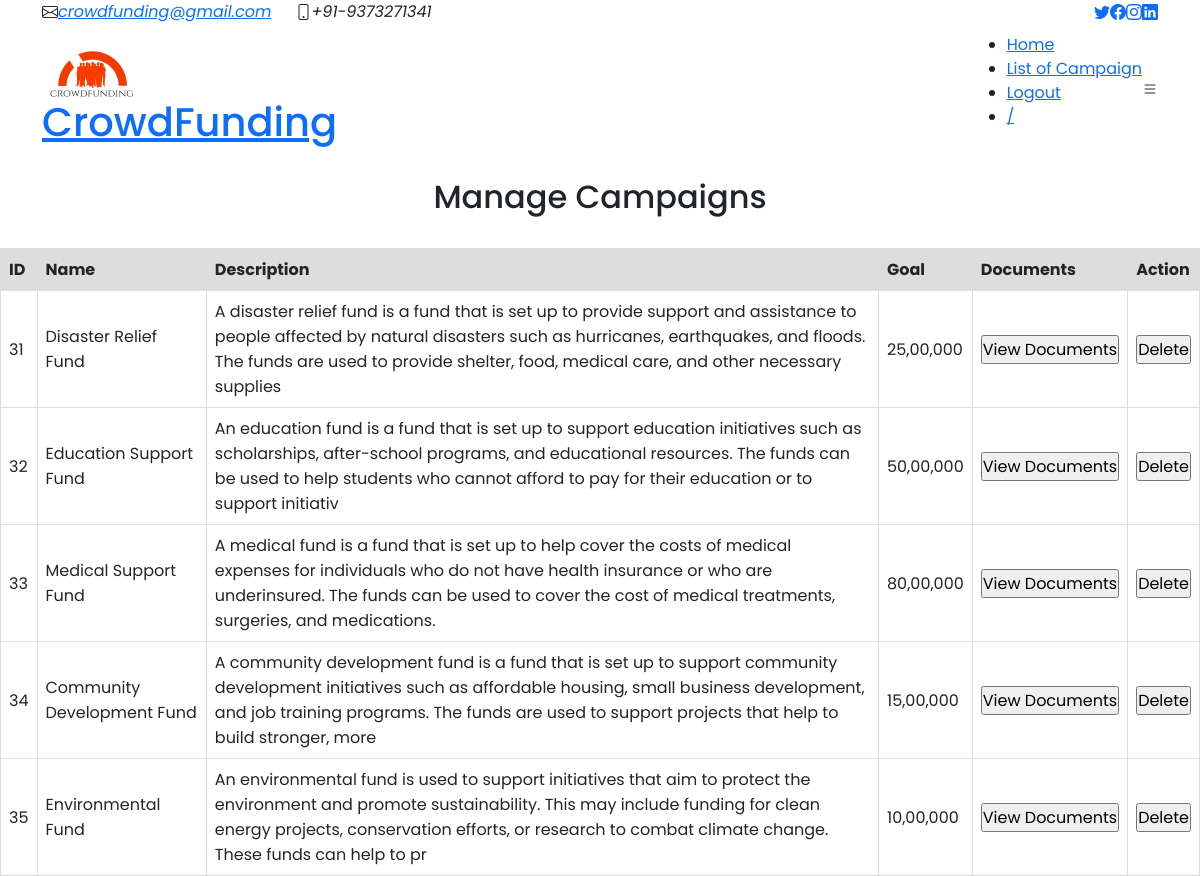
The app's page /manage_campaigns.php with its own data.
### tables this page shows
CREATE TABLE `campaigns` (
  `id` int(11) NOT NULL,
  `name` varchar(50) NOT NULL,
  `start_date` datetime NOT NULL DEFAULT current_timestamp(),
  `description` varchar(255) NOT NULL,
  `goal` varchar(255) NOT NULL,
  `picture` varchar(255) NOT NULL,
  `City` text NOT NULL,
  `States` text NOT NULL,
  `ZIP` int(11) NOT NULL,
  `Documents` varchar(250) NOT NULL
);

### manage_campaigns.php (the view, shortened to what this page needs)
<html>
<head>
  <head>
  <link href="assets/vendor/animate.css/animate.min.css" rel="stylesheet">
  <link href="assets/vendor/aos/aos.css" rel="stylesheet">
  <link href="assets/vendor/bootstrap/css/bootstrap.min.css" rel="stylesheet">
  <link href="assets/vendor/bootstrap-icons/bootstrap-icons.css" rel="stylesheet">
  <link href="assets/vendor/boxicons/css/boxicons.min.css" rel="stylesheet">
  <link href="assets/vendor/glightbox/css/glightbox.min.css" rel="stylesheet">
  <link href="assets/vendor/swiper/swiper-bundle.min.css" rel="stylesheet">
  <link href="assets/css/style.css" rel="stylesheet">
</head>
<body>
  <section id="topbar" class="d-flex align-items-center">
    <div class="container d-flex justify-content-center justify-content-md-between">
      <div class="contact-info d-flex align-items-center">
        <i class="bi bi-envelope d-flex align-items-center"><a href="mailto:contact@example.com">crowdfunding@gmail.com</a></i>
        <i class="bi bi-phone d-flex align-items-center ms-4"><span>+91-9373271341</span></i>
      </div>
      <div class="social-links d-none d-md-flex align-items-center">
        <a href="#" class="twitter"><i class="bi bi-twitter"></i></a>
        <a href="#" class="facebook"><i class="bi bi-facebook"></i></a>
        <a href="#" class="instagram"><i class="bi bi-instagram"></i></a>
        <a href="#" class="linkedin"><i class="bi bi-linkedin"></i></i></a>
      </div>
    </div>
  </section>
  <header id="header" class="d-flex align-items-center">
    <div class="container d-flex justify-content-between">
      <div class="logo">
        <img src="admin/assets/img/logo.png" alt="Logo" width="100" height="100" style="margin-bottom: -50px;">
        <br>
        <br>
        <h1 class="text-light"><a href="index.html">CrowdFunding</a></h1>
      </div>
     <nav id="navbar" class="navbar">
        <ul>
          <li><a class="active" href="admin_dash.php">Home</a></li>
          <li><a href="admin_campaign-list1.php">List of Campaign</a></li>
          <li><a href="logout.php">Logout</a></li>
          <li><a href="#">/</a></li>
        </ul>
        <i class="bi bi-list mobile-nav-toggle"></i>
      </nav>
    </div>
  </header>
</head>
<body>
<html>
<head>
</head>
<body>
  <br>
  <h2><center>Manage Campaigns</center></h2>
  <br>
<?php
$servername = "localhost";
$username = "root";
$password = "";
$dbname = "login";
$conn = new mysqli($servername, $username, $password, $dbname);
$sql = "SELECT id, name, description, goal, documents FROM campaigns";
$result = $conn->query($sql);
if ($result->num_rows > 0) {
    echo "<table>
            <tr>
                <th>ID</th>
                <th>Name</th>
                <th>Description</th>
                <th>Goal</th>
                <th>Documents</th>
                <th>Action</th>
            </tr>";
    while($row = $result->fetch_assoc()) {
        echo "<tr>
                <td>" . $row["id"]. "</td>
                <td>" . $row["name"]. "</td>
                <td>" . $row["description"]. "</td>
                <td>" . $row["goal"]. "</td>";
                echo "<td>
                    <form action='view_doc.php' method='post'>
                        <input type='hidden' name='id' value='".$row["id"]."'>
                        <input type='submit' value='View Documents'>
                    </form>
                  </td>";
        if (isAdmin()) {
            echo "<td>
                    <form action='delete_campaign.php' method='post'>
                        <input type='hidden' name='id' value='".$row["id"]."'>
                        <input type='submit' value='Delete'>
                    </form>
                  </td>";
        }
        echo "</tr>";
    }
    echo "</table>";
} else {
    echo "0 results";
}
function isAdmin() {
    return true;
}
?>

### style.css (style rules this page uses)
* { margin: 0; padding: 0; box-sizing: border-box; font-family: 'Poppins', sans-serif; }

### manage_campaigns.php (style rules this page uses)
table { font-family: arial, sans-serif; border-collapse: collapse; width: 100%; }
td, th { border: 1px solid #dddddd; text-align: left; padding: 8px; }
th { background-color: #dddddd; }

### records on screen
campaigns: id "31", name "Disaster Relief Fund", description "A disaster relief fund is a fund that is set up to provide support and assistance to people affected by natural disasters such as hurricanes, earthquakes, and floods. The funds are used to provide shelter, food, medical care, and other necessary supplies", goal "25,00,000"
campaigns: id "32", name "Education Support Fund", description "An education fund is a fund that is set up to support education initiatives such as scholarships, after-school programs, and educational resources. The funds can be used to help students who cannot afford to pay for their education or to support initiativ", goal "50,00,000"
campaigns: id "33", name "Medical Support Fund", description "A medical fund is a fund that is set up to help cover the costs of medical expenses for individuals who do not have health insurance or who are underinsured. The funds can be used to cover the cost of medical treatments, surgeries, and medications.", goal "80,00,000"
campaigns: id "34", name "Community Development Fund", description "A community development fund is a fund that is set up to support community development initiatives such as affordable housing, small business development, and job training programs. The funds are used to support projects that help to build stronger, more", goal "15,00,000"
campaigns: id "35", name "Environmental Fund", description "An environmental fund is used to support initiatives that aim to protect the environment and promote sustainability. This may include funding for clean energy projects, conservation efforts, or research to combat climate change. These funds can help to pr", goal "10,00,000"
